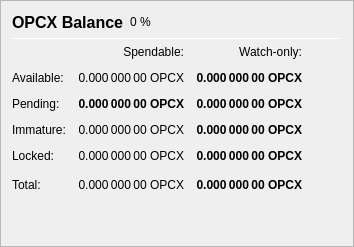
                   <widget class="QFrame" name="frame_Balances">
                    <property name="frameShape">
                     <enum>QFrame::StyledPanel</enum>
                    </property>
                    <property name="frameShadow">
                     <enum>QFrame::Raised</enum>
                    </property>
                    <layout class="QVBoxLayout" name="verticalLayout_4">
                     <item>
                      <layout class="QHBoxLayout" name="horizontalLayout_4">
                       <item>
                        <widget class="QLabel" name="label_5">
                         <property name="minimumSize">
                          <size>
                           <width>0</width>
                           <height>20</height>
                          </size>
                         </property>
                         <property name="font">
                          <font>
                           <pointsize>12</pointsize>
                           <weight>75</weight>
                           <bold>true</bold>
                          </font>
                         </property>
                         <property name="text">
                          <string>OPCX Balance</string>
                         </property>
                        </widget>
                       </item>
                       <item>
                        <widget class="QLabel" name="labelOPCXPercent">
                         <property name="text">
                          <string notr="true">0 %</string>
                         </property>
                        </widget>
                       </item>
                       <item>
                        <spacer name="horizontalSpacer_3">
                         <property name="orientation">
                          <enum>Qt::Horizontal</enum>
                         </property>
                         <property name="sizeHint" stdset="0">
                          <size>
                           <width>40</width>
                           <height>20</height>
                          </size>
                         </property>
                        </spacer>
                       </item>
                      </layout>
                     </item>
                     <item>
                      <widget class="Line" name="line_Balance">
                       <property name="minimumSize">
                        <size>
                         <width>0</width>
                         <height>1</height>
                        </size>
                       </property>
                       <property name="maximumSize">
                        <size>
                         <width>16777215</width>
                         <height>1</height>
                        </size>
                       </property>
                       <property name="orientation">
                        <enum>Qt::Horizontal</enum>
                       </property>
                      </widget>
                     </item>
                     <item>
                      <layout class="QGridLayout" name="gridLayout">
                       <property name="spacing">
                        <number>12</number>
                       </property>
                       <item row="0" column="1">
                        <widget class="QLabel" name="labelSpendable">
                         <property name="text">
                          <string>Spendable:</string>
                         </property>
                         <property name="alignment">
                          <set>Qt::AlignRight|Qt::AlignTrailing|Qt::AlignVCenter</set>
                         </property>
                        </widget>
                       </item>
                       <item row="0" column="2">
                        <widget class="QLabel" name="labelWatchonly">
                         <property name="text">
                          <string>Watch-only:</string>
                         </property>
                         <property name="alignment">
                          <set>Qt::AlignRight|Qt::AlignTrailing|Qt::AlignVCenter</set>
                         </property>
                        </widget>
                       </item>
                       <item row="1" column="0">
                        <widget class="QLabel" name="labelBalanceText">
                         <property name="text">
                          <string>Available:</string>
                         </property>
                        </widget>
                       </item>
                       <item row="1" column="1">
                        <widget class="QLabel" name="labelBalance">
                         <property name="font">
                          <font>
                           <weight>38</weight>
                           <bold>true</bold>
                          </font>
                         </property>
                         <property name="cursor">
                          <cursorShape>IBeamCursor</cursorShape>
                         </property>
                         <property name="toolTip">
                          <string>Your current spendable balance</string>
                         </property>
                         <property name="text">
                          <string notr="true">0.000 000 00 OPCX</string>
                         </property>
                         <property name="alignment">
                          <set>Qt::AlignRight|Qt::AlignTrailing|Qt::AlignVCenter</set>
                         </property>
                         <property name="textInteractionFlags">
                          <set>Qt::LinksAccessibleByMouse|Qt::TextSelectableByKeyboard|Qt::TextSelectableByMouse</set>
                         </property>
                        </widget>
                       </item>
                       <item row="1" column="2">
                        <widget class="QLabel" name="labelWatchAvailable">
                         <property name="font">
                          <font>
                           <weight>75</weight>
                           <bold>true</bold>
                          </font>
                         </property>
                         <property name="cursor">
                          <cursorShape>IBeamCursor</cursorShape>
                         </property>
                         <property name="toolTip">
                          <string>Your current balance in watch-only addresses</string>
                         </property>
                         <property name="text">
                          <string notr="true">0.000 000 00 OPCX</string>
                         </property>
                         <property name="alignment">
                          <set>Qt::AlignRight|Qt::AlignTrailing|Qt::AlignVCenter</set>
                         </property>
                         <property name="textInteractionFlags">
                          <set>Qt::LinksAccessibleByMouse|Qt::TextSelectableByKeyboard|Qt::TextSelectableByMouse</set>
                         </property>
                        </widget>
                       </item>
                       <item row="2" column="0">
                        <widget class="QLabel" name="labelPendingText">
                         <property name="text">
                          <string>Pending:</string>
                         </property>
                        </widget>
                       </item>
                       <item row="2" column="1">
                        <widget class="QLabel" name="labelUnconfirmed">
                         <property name="font">
                          <font>
                           <weight>75</weight>
                           <bold>true</bold>
                          </font>
                         </property>
                         <property name="cursor">
                          <cursorShape>IBeamCursor</cursorShape>
                         </property>
                         <property name="toolTip">
                          <string>Total of transactions that have yet to be confirmed, and do not yet count toward the spendable balance</string>
                         </property>
                         <property name="text">
                          <string notr="true">0.000 000 00 OPCX</string>
                         </property>
                         <property name="alignment">
                          <set>Qt::AlignRight|Qt::AlignTrailing|Qt::AlignVCenter</set>
                         </property>
                         <property name="textInteractionFlags">
                          <set>Qt::LinksAccessibleByMouse|Qt::TextSelectableByKeyboard|Qt::TextSelectableByMouse</set>
                         </property>
                        </widget>
                       </item>
                       <item row="2" column="2">
                        <widget class="QLabel" name="labelWatchPending">
                         <property name="font">
                          <font>
                           <weight>75</weight>
                           <bold>true</bold>
                          </font>
                         </property>
                         <property name="cursor">
                          <cursorShape>IBeamCursor</cursorShape>
                         </property>
                         <property name="toolTip">
                          <string>Unconfirmed transactions to watch-only addresses</string>
                         </property>
                         <property name="text">
                          <string notr="true">0.000 000 00 OPCX</string>
                         </property>
                         <property name="alignment">
                          <set>Qt::AlignRight|Qt::AlignTrailing|Qt::AlignVCenter</set>
                         </property>
                         <property name="textInteractionFlags">
                          <set>Qt::LinksAccessibleByMouse|Qt::TextSelectableByKeyboard|Qt::TextSelectableByMouse</set>
                         </property>
                        </widget>
                       </item>
                       <item row="3" column="0">
                        <widget class="QLabel" name="labelImmatureText">
                         <property name="text">
                          <string>Immature:</string>
                         </property>
                        </widget>
                       </item>
                       <item row="3" column="1">
                        <widget class="QLabel" name="labelImmature">
                         <property name="font">
                          <font>
                           <weight>38</weight>
                           <bold>true</bold>
                          </font>
                         </property>
                         <property name="cursor">
                          <cursorShape>IBeamCursor</cursorShape>
                         </property>
                         <property name="toolTip">
                          <string>Staked or masternode rewards that has not yet matured</string>
                         </property>
                         <property name="text">
                          <string notr="true">0.000 000 00 OPCX</string>
                         </property>
                         <property name="alignment">
                          <set>Qt::AlignRight|Qt::AlignTrailing|Qt::AlignVCenter</set>
                         </property>
                         <property name="textInteractionFlags">
                          <set>Qt::LinksAccessibleByMouse|Qt::TextSelectableByKeyboard|Qt::TextSelectableByMouse</set>
                         </property>
                        </widget>
                       </item>
                       <item row="3" column="2">
                        <widget class="QLabel" name="labelWatchImmature">
                         <property name="font">
                          <font>
                           <weight>75</weight>
                           <bold>true</bold>
                          </font>
                         </property>
                         <property name="cursor">
                          <cursorShape>IBeamCursor</cursorShape>
                         </property>
                         <property name="toolTip">
                          <string>Staked or masternode rewards in watch-only addresses that has not yet matured</string>
                         </property>
                         <property name="text">
                          <string notr="true">0.000 000 00 OPCX</string>
                         </property>
                         <property name="alignment">
                          <set>Qt::AlignRight|Qt::AlignTrailing|Qt::AlignVCenter</set>
                         </property>
                         <property name="textInteractionFlags">
                          <set>Qt::LinksAccessibleByMouse|Qt::TextSelectableByKeyboard|Qt::TextSelectableByMouse</set>
                         </property>
                        </widget>
                       </item>
                       <item row="4" column="0">
                        <widget class="QLabel" name="labelLockedBalanceText">
                         <property name="toolTip">
                          <string>Locked OPCX or Masternode collaterals. These are excluded from zOPC minting.</string>
                         </property>
                         <property name="text">
                          <string>Locked:</string>
                         </property>
                        </widget>
                       </item>
                       <item row="4" column="1">
                        <widget class="QLabel" name="labelLockedBalance">
                         <property name="font">
                          <font>
                           <weight>38</weight>
                           <bold>true</bold>
                          </font>
                         </property>
                         <property name="cursor">
                          <cursorShape>IBeamCursor</cursorShape>
                         </property>
                         <property name="toolTip">
                          <string>Locked OPCX or Masternode collaterals. These are excluded from zOPC minting.</string>
                         </property>
                         <property name="text">
                          <string notr="true">0.000 000 00 OPCX</string>
                         </property>
                         <property name="alignment">
                          <set>Qt::AlignRight|Qt::AlignTrailing|Qt::AlignVCenter</set>
                         </property>
                         <property name="textInteractionFlags">
                          <set>Qt::LinksAccessibleByMouse|Qt::TextSelectableByKeyboard|Qt::TextSelectableByMouse</set>
                         </property>
                        </widget>
                       </item>
                       <item row="4" column="2">
                        <widget class="QLabel" name="labelWatchLocked">
                         <property name="font">
                          <font>
                           <weight>75</weight>
                           <bold>true</bold>
                          </font>
                         </property>
                         <property name="cursor">
                          <cursorShape>IBeamCursor</cursorShape>
                         </property>
                         <property name="toolTip">
                          <string>Current locked balance in watch-only addresses</string>
                         </property>
                         <property name="text">
                          <string notr="true">0.000 000 00 OPCX</string>
                         </property>
                         <property name="alignment">
                          <set>Qt::AlignRight|Qt::AlignTrailing|Qt::AlignVCenter</set>
                         </property>
                         <property name="textInteractionFlags">
                          <set>Qt::LinksAccessibleByMouse|Qt::TextSelectableByKeyboard|Qt::TextSelectableByMouse</set>
                         </property>
                        </widget>
                       </item>
                       <item row="5" column="0">
                        <widget class="QLabel" name="labelTotalText">
                         <property name="toolTip">
                          <string>Your current OPCX balance, unconfirmed and immature transactions included</string>
                         </property>
                         <property name="text">
                          <string>Total:</string>
                         </property>
                        </widget>
                       </item>
                       <item row="5" column="1">
                        <widget class="QLabel" name="labelTotal">
                         <property name="font">
                          <font>
                           <weight>38</weight>
                           <bold>true</bold>
                          </font>
                         </property>
                         <property name="cursor">
                          <cursorShape>IBeamCursor</cursorShape>
                         </property>
                         <property name="toolTip">
                          <string>Your current OPCX balance, unconfirmed and immature transactions included</string>
                         </property>
                         <property name="text">
                          <string notr="true">0.000 000 00 OPCX</string>
                         </property>
                         <property name="alignment">
                          <set>Qt::AlignRight|Qt::AlignTrailing|Qt::AlignVCenter</set>
                         </property>
                         <property name="textInteractionFlags">
                          <set>Qt::LinksAccessibleByMouse|Qt::TextSelectableByKeyboard|Qt::TextSelectableByMouse</set>
                         </property>
                        </widget>
                       </item>
                       <item row="5" column="2">
                        <widget class="QLabel" name="labelWatchTotal">
                         <property name="font">
                          <font>
                           <weight>75</weight>
                           <bold>true</bold>
                          </font>
                         </property>
                         <property name="cursor">
                          <cursorShape>IBeamCursor</cursorShape>
                         </property>
                         <property name="toolTip">
                          <string>Current total balance in watch-only addresses</string>
                         </property>
                         <property name="text">
                          <string notr="true">0.000 000 00 OPCX</string>
                         </property>
                         <property name="alignment">
                          <set>Qt::AlignRight|Qt::AlignTrailing|Qt::AlignVCenter</set>
                         </property>
                         <property name="textInteractionFlags">
                          <set>Qt::LinksAccessibleByMouse|Qt::TextSelectableByKeyboard|Qt::TextSelectableByMouse</set>
                         </property>
                        </widget>
                       </item>
                       <item row="5" column="3">
                        <spacer name="horizontalSpacer_9">
                         <property name="orientation">
                          <enum>Qt::Horizontal</enum>
                         </property>
                         <property name="sizeHint" stdset="0">
                          <size>
                           <width>40</width>
                           <height>20</height>
                          </size>
                         </property>
                        </spacer>
                       </item>
                      </layout>
                     </item>
                     <item>
                      <spacer name="verticalSpacer_3">
                       <property name="orientation">
                        <enum>Qt::Vertical</enum>
                       </property>
                       <property name="sizeHint" stdset="0">
                        <size>
                         <width>20</width>
                         <height>40</height>
                        </size>
                       </property>
                      </spacer>
                     </item>
                    </layout>
                   </widget>
